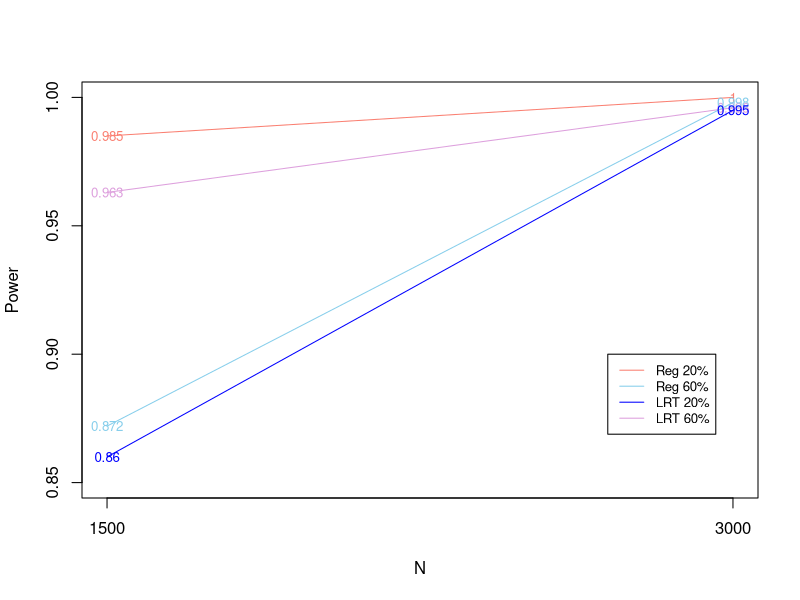
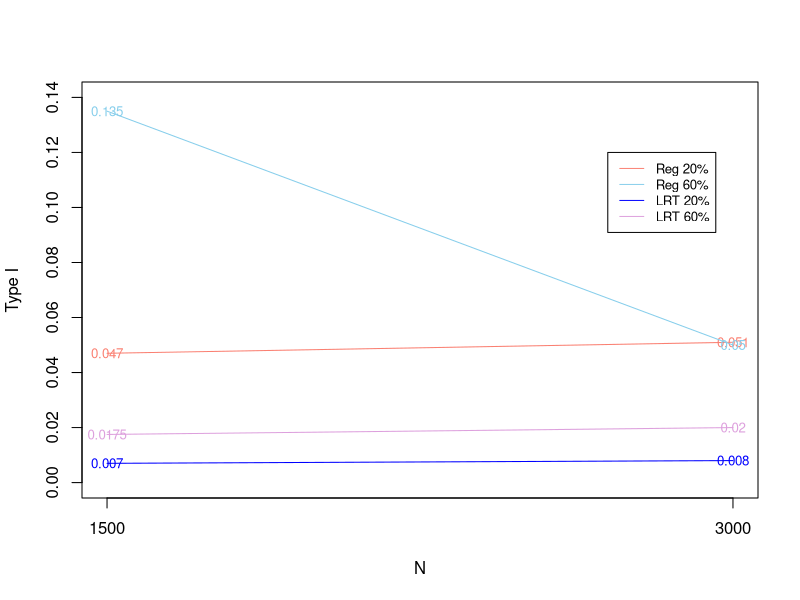
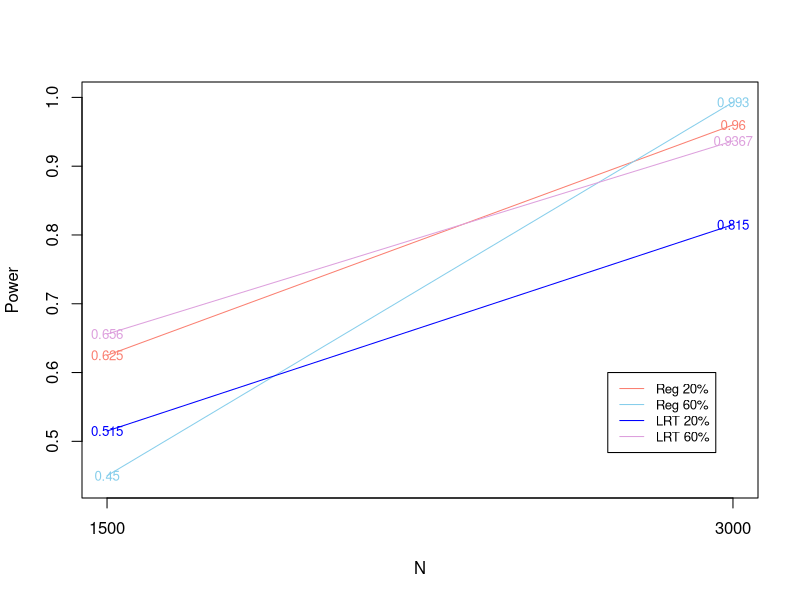
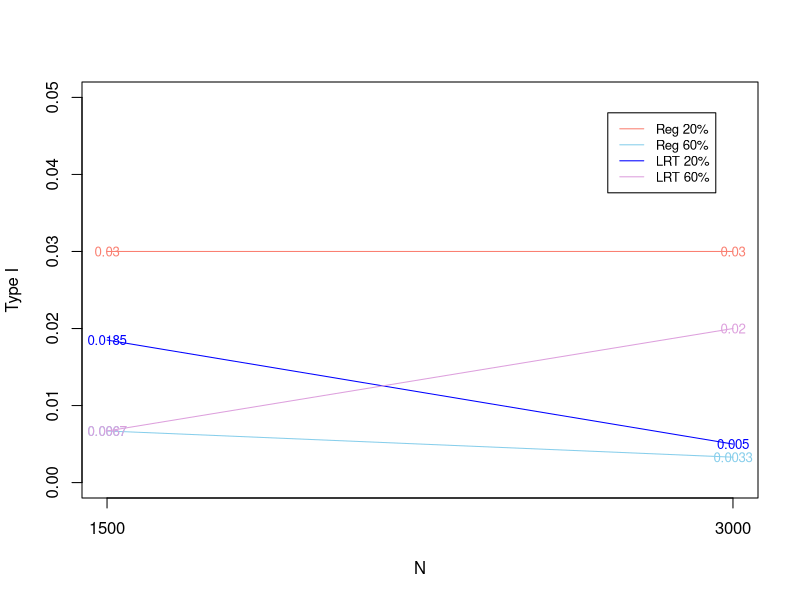
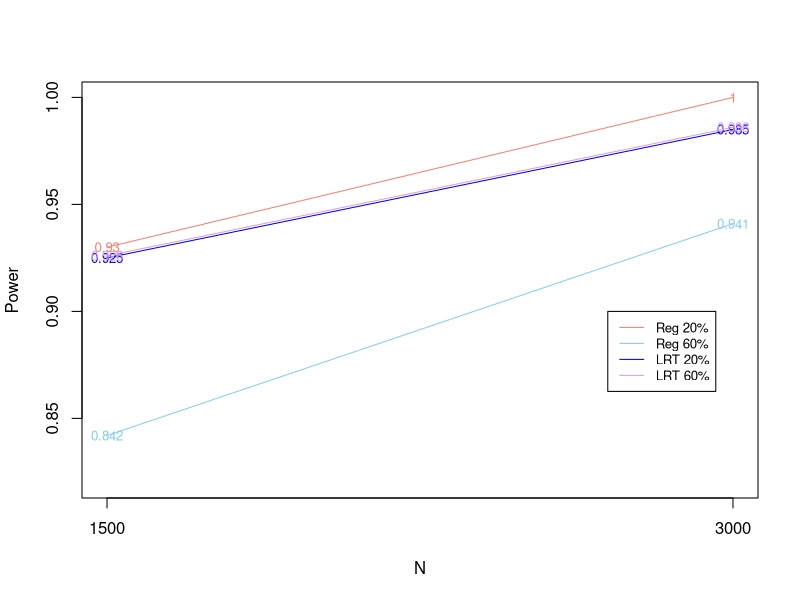
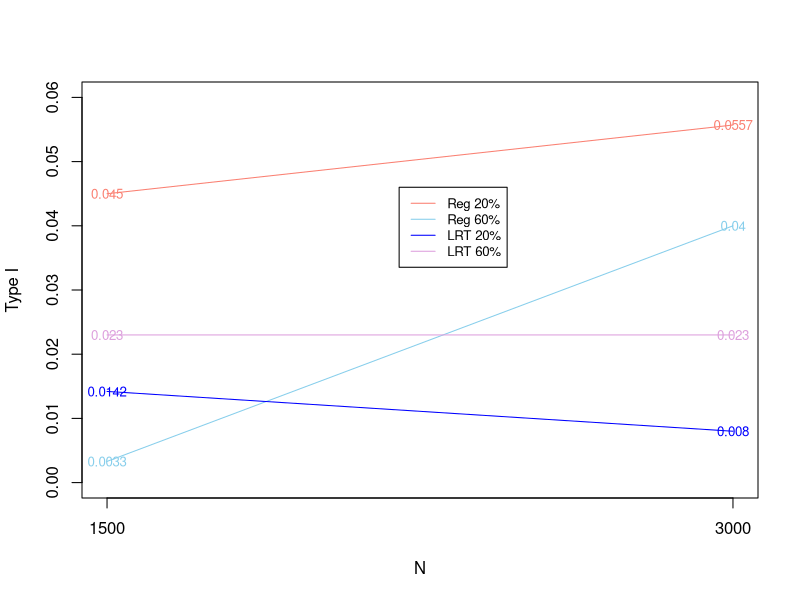
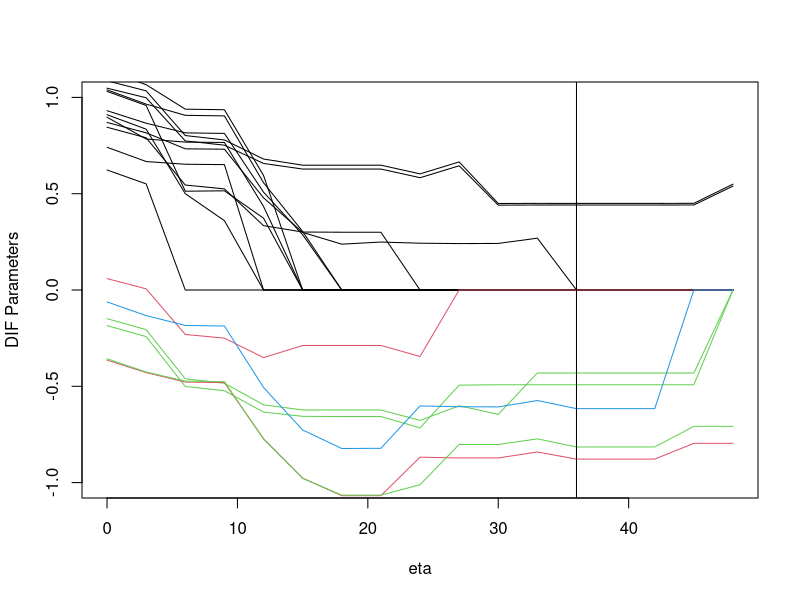

Write R code to recreate these figures, in order.
## ---- chunk 1
N.list=c(1500,3000)
power.list=c(0.985,1)
plot(N.list, power.list,type='l',xlab='N',ylab='Power',ylim= c(0.85,1),col="salmon",xaxt = 'n')
axis(1, at = N.list, labels = N.list)
text(N.list, power.list, power.list, cex=0.8,col="salmon")
lines(N.list,c(0.963,0.996),col="plum")
text(N.list, c(0.963,0.996), c(0.963,0.996), cex=0.8,col="plum",pch=19)
lines(N.list,c(0.872,0.998),col="skyblue")
text(N.list, c(0.872,0.998), c(0.872,0.998), cex=0.8,col="skyblue",pch=19)
lines(N.list,c(0.86,0.995),col="blue")
text(N.list, c(0.86,0.995), c(0.86,0.995), cex=0.8,col="blue",pch=19)
legend(2700, 0.9, legend=c("Reg 20%", "Reg 60%", "LRT 20%","LRT 60%"),col=c("salmon", "skyblue","blue","plum"), lty=1, cex=0.8)
## ---- chunk 2
N.list=c(1500,3000)
tpI.list=c(0.047,0.051)
plot(N.list, tpI.list,type='l',xlab='N',ylab='Type I',ylim= c(0,0.14),col="salmon",xaxt = 'n')
axis(1, at = N.list, labels = N.list)
text(N.list, tpI.list, tpI.list, cex=0.8,col="salmon")
lines(N.list,c(0.135,0.05),col="skyblue")
text(N.list, c(0.135,0.05), c(0.135,0.05), cex=0.8,col="skyblue",pch=19)
lines(N.list,c(0.007,0.008),col="blue")
text(N.list, c(0.007,0.008), c(0.007,0.008), cex=0.8,col="blue",pch=19)
lines(N.list,c(0.0175,0.02),col="plum")
text(N.list, c(0.0175,0.02), c(0.0175,0.02), cex=0.8,col="plum",pch=19)
legend(2700, 0.12, legend=c("Reg 20%", "Reg 60%", "LRT 20%","LRT 60%"),col=c("salmon", "skyblue","blue","plum"), lty=1, cex=0.8)

## ---- chunk 3
N.list=c(1500,3000)
power.list=c(0.625,0.96)
plot(N.list, power.list,type='l',xlab='N',ylab='Power',ylim= c(0.44,1),col="salmon",xaxt = 'n')
axis(1, at = N.list, labels = N.list)
text(N.list, power.list, power.list, cex=0.8,col="salmon")
lines(N.list,c(0.45,0.993),col="skyblue")
text(N.list, c(0.45,0.993), c(0.45,0.993), cex=0.8,col="skyblue",pch=19)
lines(N.list,c(0.515,0.815),col="blue")
text(N.list, c(0.515,0.815), c(0.515,0.815), cex=0.8,col="blue",pch=19)
lines(N.list,c(0.656,0.9367),col="plum")
text(N.list, c(0.656,0.9367), c(0.656,0.9367), cex=0.8,col="plum",pch=19)
legend(2700, 0.6, legend=c("Reg 20%", "Reg 60%", "LRT 20%","LRT 60%"),col=c("salmon", "skyblue","blue","plum"), lty=1, cex=0.8)
## ---- chunk 4
N.list=c(1500,3000)
tpI.list=c(0.03,0.03)
plot(N.list, tpI.list,type='l',xlab='N',ylab='Type I',ylim= c(0,0.05),col="salmon",xaxt = 'n')
axis(1, at = N.list, labels = N.list)
text(N.list, tpI.list, tpI.list, cex=0.8,col="salmon")
lines(N.list,c(0.0067,0.0033),col="skyblue")
text(N.list, c(0.0067,0.0033), c(0.0067,0.0033), cex=0.8,col="skyblue",pch=19)
lines(N.list,c(0.0185,0.005),col="blue")
text(N.list, c(0.0185,0.005), c(0.0185,0.005), cex=0.8,col="blue",pch=19)
lines(N.list,c(0.0067,0.02),col="plum")
text(N.list, c(0.0067,0.02), c(0.0067,0.02), cex=0.8,col="plum",pch=19)
legend(2700, 0.048, legend=c("Reg 20%", "Reg 60%", "LRT 20%","LRT 60%"),col=c("salmon", "skyblue","blue","plum"), lty=1, cex=0.8)
## ---- chunk 5
N.list=c(1500,3000)
power.list=c(0.93,1)
plot(N.list, power.list,type='l',xlab='N',ylab='Power',ylim= c(0.82,1),col="salmon",xaxt = 'n')
axis(1, at = N.list, labels = N.list)
text(N.list, power.list, power.list, cex=0.8,col="salmon")
lines(N.list,c(0.842,0.941),col="skyblue")
text(N.list, c(0.842,0.941), c(0.842,0.941), cex=0.8,col="skyblue",pch=19)
lines(N.list,c(0.925,0.985),col="blue")
text(N.list, c(0.925,0.985), c(0.925,0.985), cex=0.8,col="blue",pch=19)
lines(N.list,c(0.926,0.986),col="plum")
text(N.list, c(0.926,0.986), c(0.926,0.986), cex=0.8,col="plum",pch=19)
legend(2700, 0.9, legend=c("Reg 20%", "Reg 60%", "LRT 20%","LRT 60%"),col=c("salmon", "skyblue","blue","plum"), lty=1, cex=0.8)
## ---- chunk 6
N.list=c(1500,3000)
tpI.list=c(0.045,0.0557)
plot(N.list, tpI.list,type='l',xlab='N',ylab='Type I',ylim= c(0,0.06),col="salmon",xaxt = 'n')
axis(1, at = N.list, labels = N.list)
text(N.list, tpI.list, tpI.list, cex=0.8,col="salmon")
lines(N.list,c(0.0033,0.04),col="skyblue")
text(N.list, c(0.0033,0.04), c(0.0033,0.04), cex=0.8,col="skyblue",pch=19)
lines(N.list,c(0.0142,0.008),col="blue")
text(N.list, c(0.0142,0.008), c(0.0142,0.008), cex=0.8,col="blue",pch=19)
lines(N.list,c(0.023,0.023),col="plum")
text(N.list, c(0.023,0.023), c(0.023,0.023), cex=0.8,col="plum",pch=19)
legend(2200, 0.046, legend=c("Reg 20%", "Reg 60%", "LRT 20%","LRT 60%"),col=c("salmon", "skyblue","blue","plum"), lty=1, cex=0.8)
## ---- chunk 7
eta.list=seq(from=0, to=48,by=3)
para.list=c(0.910,0.835,0.500,0.360,0,0,0,0,0,0,0,0,0,0,0,0,0)
plot(eta.list,para.list,type='l',xlab='eta',ylab='DIF Parameters',ylim = c(-1,1))
lines(eta.list,c(0.623,0.551,0,0,0,0,0,0,0,0,0,0,0,0,0,0,0))
lines(eta.list,c(1.031,0.958,0.513,0.515,0.373,0,0,0,0,0,0,0,0,0,0,0,0))
lines(eta.list,c(1.048,0.998,0.774,0.752,0.657,0.628,0.628,0.628,0.583,0.645,0.4405993,0.4413321,0.4412420,0.4412020,0.4412116,0.4415708,0.5395321))
lines(eta.list,c(1.086,1.034,0.802,0.779,0.680,0.648,0.648,0.648,0.603,0.665,0.4491815,0.4497850,0.4496789,0.4496385,0.4496482,0.4500801,0.5496246))
lines(eta.list,c(0.845,0.790,0.545,0.525,0.334,0.301,0.300,0.300,0,0,0,0,0,0,0,0,0))
lines(eta.list,c(1.039,0.965,0.907,0.904,0.557,0.304,0,0,0,0,0,0,0,0,0,0,0))
lines(eta.list,c(0.870,0.816,0.733,0.731,0.479,0.299,0.238,0.249,0.243,0.241,0.2418083,0.2692266,0,0,0,0,0))
lines(eta.list,c(0.897,0.784,0.768,0.766,0.434,0,0,0,0,0,0,0,0,0,0,0,0))
lines(eta.list,c(0.741,0.667,0.653,0.651,0,0,0,0,0,0,0,0,0,0,0,0,0))
lines(eta.list,c(0.931,0.866,0.816,0.813,0.508,0.287,0,0,0,0,0,0,0,0,0,0,0))
lines(eta.list,c(1.138,1.066,0.939,0.936,0.595,0,0,0,0,0,0,0,0,0,0,0,0))
lines(eta.list,c(-0.149,-0.206,-0.461,-0.484,-0.596,-0.623,-0.623,-0.623,-0.677,-0.601,-0.646,-0.431,-0.431,-0.431,-0.431,-0.431,0),col=3)
lines(eta.list,c(0.059,0.006,-0.231,-0.250,-0.351,-0.288,-0.288,-0.288,-0.345,0,0,0,0,0,0,0,0),col=10)
lines(eta.list,c(-0.185,-0.242,-0.501,-0.523,-0.634,-0.656,-0.657,-0.657,-0.716,-0.494,-0.492,-0.492,-0.492,-0.492,-0.492,-0.492,0),col=11)
lines(eta.list,c(-0.364,-0.429,-0.478,-0.481,-0.772,-0.977,-1.068,-1.068,-0.868,-0.872,-0.872,-0.841,-0.878,-0.878,-0.878,-0.796,-0.796),col=18)
lines(eta.list,c(-0.357,-0.426,-0.473,-0.476,-0.774,-0.978,-1.065,-1.065,-1.011,-0.802,-0.802,-0.773,-0.815,-0.815,-0.815,-0.708,-0.708),col=19)
lines(eta.list,c(-0.062,-0.133,-0.184,-0.187,-0.506,-0.727,-0.823,-0.822,-0.602,-0.606,-0.607,-0.574,-0.616,-0.616,-0.616,0,0),col=20)
abline(v=36)
